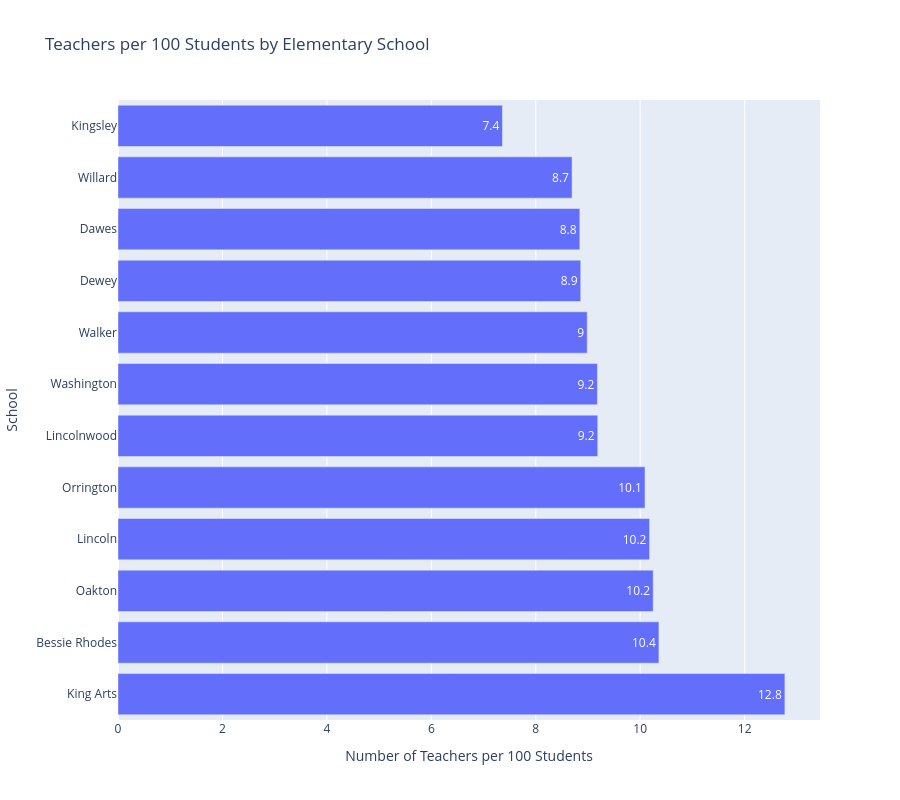

The notebook cell this image was saved under:
### Code cell
# Teachers per 100 students by school plot
elementary_schools = elementary_schools.sort_values('teacher_per_100_students', ascending=False)

# Plot Teachers by School
fig = go.Figure()
fig.add_trace(go.Bar(
    x=elementary_schools['teacher_per_100_students'],
    y=elementary_schools['school'],
    orientation='h',
    text=elementary_schools['teacher_per_100_students'].round(1),
    textposition='auto'
))
fig.update_layout(
    title='Teachers per 100 Students by Elementary School',
    xaxis_title='Number of Teachers per 100 Students',
    yaxis_title='School',
    height=800
)
fig.write_html('elementary_teachers_per_100_students_by_school.html')
fig.show()

### Figure 1 — Plotly figure (JSON) as saved in the notebook; plotly's stock layout.template omitted (floating-point values rounded to 4 significant figures)
{"data": [{"orientation": "h", "text": [12.8, 10.4, 10.2, 10.2, 10.1, 9.2, 9.2, 9.0, 8.9, 8.8, 8.7, 7.4], "textposition": "auto", "type": "bar", "x": [12.77, 10.36, 10.25, 10.18, 10.09, 9.187, 9.181, 8.986, 8.861, 8.844, 8.696, 7.362], "y": ["King Arts", "Bessie Rhodes", "Oakton", "Lincoln", "Orrington", "Lincolnwood", "Washington", "Walker", "Dewey", "Dawes", "Willard", "Kingsley"]}], "layout": {"height": 800, "title": {"text": "Teachers per 100 Students by Elementary School"}, "xaxis": {"title": {"text": "Number of Teachers per 100 Students"}}, "yaxis": {"title": {"text": "School"}}}}
